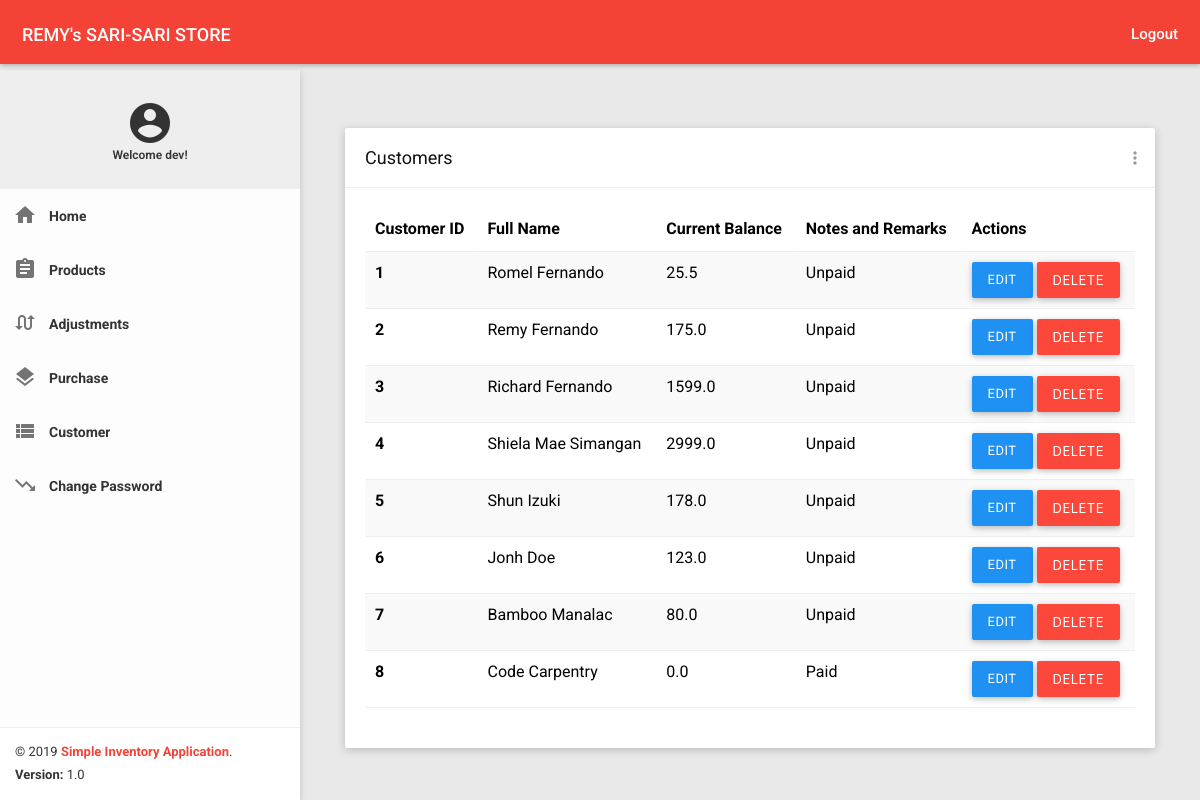
The app's page /customers (signed in) with its own data.
### app.py (models this page shows, shortened)
class User(db.Model, UserMixin):
    __tablename__ = 'user'
    id = db.Column(db.Integer, primary_key=True)
    username = db.Column(db.String(10), unique=True)
    password = db.Column(db.String(200))

class Customer(db.Model):
    __tablename__ = 'customer'
    id = db.Column(db.Integer, primary_key=True)
    fullname = db.Column(db.String(50))
    balance = db.Column(db.Float)
    remarks = db.Column(db.String(50))

### app.py (the view)
@app.route('/customers')
@login_required
def customers():
    all_customers = Customer.query.all()
    return render_template('customers.html', all_customers=all_customers)

### app.py (called while the page is built)
@login_manager.user_loader
def load_user(user_id):
    return User.query.get(int(user_id))

### templates/customers.html (shortened to what this page needs)
﻿{% extends 'base.html' %}
{% block customcss %}
    <link href="../static/all-themes.css" rel="stylesheet">
{% endblock %}
{% set bodyclass = 'theme-red' %}
{% block content %}
    {% include './includes/nav.html' %}
    <section class="content">
        <div class="container-fluid">
            <div class="row clearfix">
                <div class="col-lg-12 col-md-12 col-sm-12 col-xs-12">
                    <div class="card">
                        <div class="header">
                            <h2>Customers</h2>
                            <ul class="header-dropdown m-r--5">
                                <li class="dropdown">
                                    <a href="javascript:void(0);" class="dropdown-toggle" data-toggle="dropdown" role="button" aria-haspopup="true" aria-expanded="false">
                                        <i class="material-icons">more_vert</i>
                                    </a>
                                </li>
                            </ul>
                        </div>
                        <div class="body table-responsive">
                            <table class="table table-striped">
                                <thead>
                                    <tr>
                                        <th>Customer ID</th>
                                        <th>Full Name</th>
                                        <th>Current Balance</th>
                                        <th>Notes and Remarks</th>
                                        <th>Actions</th>
                                    </tr>
                                </thead>
                                <tbody>
                                    {% for customer in all_customers %}
                                        <tr>
                                            <th scope="row">{{ customer.id }}</th>
                                            <td>{{ customer.fullname }}</td>
                                            <td>{{ customer.balance }}</td>
                                            <td>{{ customer.remarks }}</td>
                                            <td>
                                                <div class="js-sweetalert">
                                                    <a class="btn btn-primary waves-effect" href="/edit_customer/{{ customer.id }}">Edit</a>
                                                    <button class="btn btn-danger waves-effect" data-type="confirm" data-record="customer" value="{{ customer.id }}">Delete</button>
                                                </div>
                                            </td>
                                        </tr>
                                    {% endfor %}
                                </tbody>
                            </table>
                        </div>
                    </div>
                </div>
            </div>
        </div>
    </section>
{% endblock %}

### templates/base.html (shortened to what this page needs)
<!DOCTYPE html>
<html>
<head>
    <link href="../static/bootstrap.css" rel="stylesheet">
    <link href="../static/waves.css" rel="stylesheet" />
    <link href="../static/animate.css" rel="stylesheet" />
    <link href="../static/sweetalert.css" rel="stylesheet" />
    <link href="../static/style.css" rel="stylesheet">
    {% block customcss %} {% endblock %}
</head>
<body class="{{ bodyclass }}">
    {% block content %} {% endblock %}
</body>
</html>

### templates/includes/nav.html (shortened to what this page needs)
    <nav class="navbar">
        <div class="container-fluid">
            <div class="navbar-header">
                <a class="navbar-brand" href="/home"><strong>REMY's SARI-SARI STORE</strong></a>
            </div>
            <div class="collapse navbar-collapse" id="navbar-collapse">
                <ul class="nav navbar-nav navbar-right">
                    <li><a href="/logout" class="js-search" data-close="true"><strong>Logout</strong></a></li>
                </ul>
            </div>
        </div>
    </nav>
    <section>
        <aside id="leftsidebar" class="sidebar">
            <div class="menu">
                <ul class="list">
                    <li class="header align-center">
                        <br>
                        <div class="demo-google-material-icon"> <i class="material-icons md-48">account_circle</i></div>
                        <span class="icon-name">
                            Welcome {{ current_user.username }}!
                        </span>
                        <br> <br>
                    </li>
                    <li>
                        <a href="/home">
                            <i class="material-icons">home</i>
                            <span>Home</span>
                        </a>
                    </li>
                    <li>
                        <a href="/products">
                            <i class="material-icons">assignment</i>
                            <span>Products</span>
                        </a>
                    </li>
                    <li>
                        <a href="/adjustment">
                            <i class="material-icons">swap_calls</i>
                            <span>Adjustments</span>
                        </a>
                    </li>
                    <li>
                        <a href="/purchase">
                            <i class="material-icons">layers</i>
                            <span>Purchase</span>
                        </a>
                    </li>
                    <li>
                        <a href="/customers">
                            <i class="material-icons">view_list</i>
                            <span>Customer</span>
                        </a>
                    </li>
                    <li>
                        <a href="/changepassword">
                            <i class="material-icons">trending_down</i>
                            <span>Change Password</span>
                        </a>
                    </li>
                </ul>
            </div>
            <div class="legal">
                <div class="copyright">
                    &copy; 2019 <a href="javascript:void(0);">Simple Inventory Application</a>.
                </div>
                <div class="version">
                    <b>Version: </b> 1.0
                </div>
            </div>
        </aside>
    </section>

### static/waves.css (style rules this page uses)
.waves-effect { position: relative; cursor: pointer; display: inline-block; overflow: hidden; -webkit-user-select: none; -moz-user-select: none; -ms-user-select: none; user-select: none; -webkit-tap-highlight-color: transparent; }
.waves-block { display: block; }

### static/all-themes.css (style rules this page uses)
.theme-red .navbar-brand { color: #fff; }
.theme-red .nav > li > a { color: #fff; }
.theme-red .sidebar .legal { background-color: #fff; }
.theme-red .sidebar .legal .copyright a { color: #F44336 !important; }

### records on screen
User: username "dev"
Customer: id "1", fullname "Romel Fernando", balance "25.5", remarks "Unpaid"
Customer: id "2", fullname "Remy Fernando", balance "175.0", remarks "Unpaid"
Customer: id "3", fullname "Richard Fernando", balance "1599.0", remarks "Unpaid"
Customer: id "4", fullname "Shiela Mae Simangan", balance "2999.0", remarks "Unpaid"
Customer: id "5", fullname "Shun Izuki", balance "178.0", remarks "Unpaid"
Customer: id "6", fullname "Jonh Doe", balance "123.0", remarks "Unpaid"
Customer: id "7", fullname "Bamboo Manalac", balance "80.0", remarks "Unpaid"
Customer: id "8", fullname "Code Carpentry", balance "0.0", remarks "Paid"
